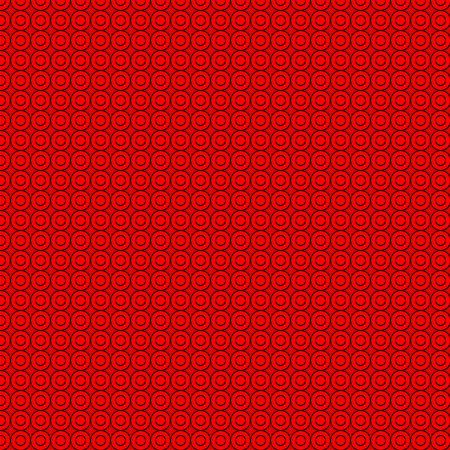
Frame 1 (no input)
Frame 60 (the mouse pressed at the canvas centre just before this capture): identical to frame 1, image omitted
Frame 120 (the mouse held since frame 60 and released just before this capture): identical to frame 1, image omitted

The Processing sketch that drew this single still picture (run headless with seeded random() and noise(); from frame 60 on, the mouse is pressed at the canvas centre):

// Processing sketch: processing_29036
// ── processing_29036.pde


// { imaginary opening code block for global variables
// global variables
//int iPos = 200                            // data type 
//int jPos = 200
void setup() {                              // opening code block
  size(450, 450);                           // set up project size
  smooth();                                 // add smooth
}                                           // closing block code

void draw() {
  background(225, 0,0);  // set up background color
  int a = 20;
  // local variable
  for (int i = 0; i < 60; i++) {      // for loops | variable 0 | reaching area 60 | add by 1 | adding 60 times
    for (int j = 0; j < 60; j++) {
      
      fill(255, 0, 0);
      ellipse (i  * 20, j * 20, a, a);
      ellipse (i  * 20, j * 20, a - 10, a - 10);    // set up ellipse position and size
      //ellipse (200,200, 20, 20);
    }
  }
}
// } imaginary closing code block for global variables
